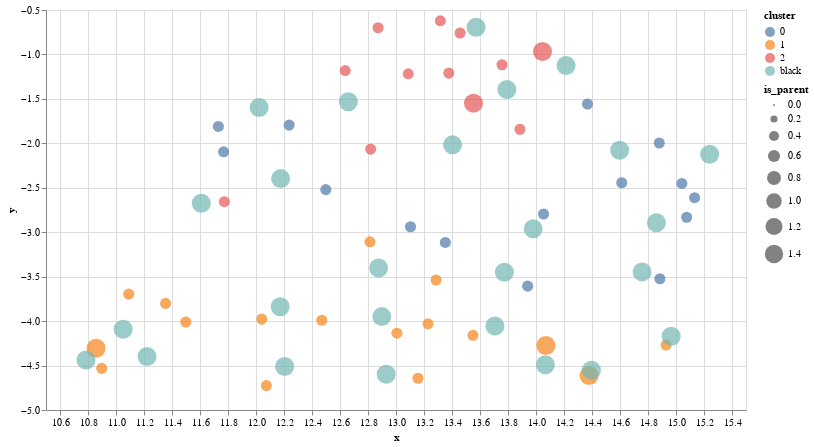

Here is the notebook cell this chart was saved with:
### Code cell
step=2

# Prepare the data to plot and interactive visualization
# using Altair
df_explore = pd.DataFrame(data={
    'content': insight_layers[step]['content'], 
    'parent_nb': (insight_layers[step]['parent']%2).astype(str),
    'parent': insight_layers[step]['parent'].apply(lambda x: map_to_parent(x, insight_layers[step+1])),
    'cluster': insight_layers[step]['cluster'].astype(str),
    })
df_explore['is_parent'] = list((df_explore["parent"] == df_explore["content"]).astype(int)+0.5)

parents = df_explore["parent"].unique()
df_parents = pd.DataFrame({
    'content':parents,
    'parent':'',
    'cluster':'black',
    'is_parent': 1.5,
})
df_explore = pd.concat([df_explore, df_parents])

sentences = list(df_explore["content"])
sentence_embeddings = embedding_model.encode(sentences)

umap_embeds = reducer.fit_transform(sentence_embeddings)

df_explore['x'] = umap_embeds[:,0]
df_explore['y'] = umap_embeds[:,1]

# Plot
chart = alt.Chart(df_explore).mark_circle(size=60).encode(
    x=#'x',
    alt.X('x',
        scale=alt.Scale(zero=False)
    ),
    y=
    alt.Y('y',
        scale=alt.Scale(zero=False)
    ),
    color='cluster',
    tooltip=['content', "parent"],
    size='is_parent'
    #shape='parent_nb',
).properties(
    width=700,
    height=400
)

chart.interactive()

### Figure 1 — Vega-Lite specification as saved in the notebook (floating-point values rounded to 4 significant figures)
{"config": {"view": {"continuousWidth": 300, "continuousHeight": 300}}, "data": {"name": "data-1be43ee99d51ddf52e81a101c4d52893"}, "mark": {"type": "circle", "size": 60}, "encoding": {"color": {"field": "cluster", "type": "nominal"}, "size": {"field": "is_parent", "type": "quantitative"}, "tooltip": [{"field": "content", "type": "nominal"}, {"field": "parent", "type": "nominal"}], "x": {"field": "x", "scale": {"zero": false}, "type": "quantitative"}, "y": {"field": "y", "scale": {"zero": false}, "type": "quantitative"}}, "height": 400, "params": [{"name": "param_26", "select": {"type": "interval", "encodings": ["x", "y"]}, "bind": "scales"}], "width": 700, "$schema": "https://vega.github.io/schema/vega-lite/v5.16.3.json", "datasets": {"data-1be43ee99d51ddf52e81a101c4d52893": [{"content": "Améliorer la gestion des invendus et considérer les problèmes de capacité de stockage pour optimiser les services.", "parent_nb": "1", "parent": "Optimisation de la gestion des stocks, des dates de péremption et du déstockage pour éviter les ruptures et fidéliser la clientèle.", "cluster": "0", "is_parent": 0.5, "x": 15.08, "y": -2.831}, {"content": "Harmoniser les offres promotionnelles et tarifs entre les différents formats de vente et entrepôts.", "parent_nb": "0", "parent": "Harmonisation des offres promotionnelles et des stratégies de tarification pour une meilleure compétitivité et fidélisation clientèle.", "cluster": "0", "is_parent": 0.5, "x": 12.5, "y": -2.521}, {"content": "Améliorer la signalétique et l'accessibilité des articles dans le rayon frais.", "parent_nb": "1", "parent": "Amélioration de l'organisation en magasin, incluant la signalétique et la disposition des rayonnages pour réduire les erreurs et améliorer l'accessibilité.", "cluster": "0", "is_parent": 0.5, "x": 14.37, "y": -1.557}, {"content": "Demande d'une stratégie de prix plus compétitive avec des tarifications personnalisées, une meilleure communication sur les hausses de prix et une réponse aux perceptions de prix élevés comparés à la concurrence.", "parent_nb": "0", "parent": "Révision de la stratégie de prix et des options de livraison pour être plus compétitif et répondre aux attentes du marché.", "cluster": "0", "is_parent": 0.5, "x": 11.73, "y": -1.81}, {"content": "Optimiser la réorganisation des rayonnages et réduire les erreurs en rayon pour améliorer l'organisation du magasin.", "parent_nb": "1", "parent": "Amélioration de l'organisation en magasin, incluant la signalétique et la disposition des rayonnages pour réduire les erreurs et améliorer l'accessibilité.", "cluster": "0", "is_parent": 0.5, "x": 14.61, "y": -2.444}, {"content": "Optimiser le suivi des avoirs en attente pour une meilleure gestion des retours clients.", "parent_nb": "0", "parent": "Optimisation du suivi des avoirs en attente pour une meilleure gestion des retours clients.", "cluster": "0", "is_parent": 0.5, "x": 14.88, "y": -3.523}, {"content": "Manque de continuité dans le personnel et expertise inégale, nécessitant une meilleure gestion des ressources humaines.", "parent_nb": "1", "parent": "Amélioration de la gestion des ressources humaines pour assurer la continuité du personnel et une expertise uniforme.", "cluster": "0", "is_parent": 0.5, "x": 14.05, "y": -2.795}, {"content": "Engagement envers des promotions régulières et une meilleure gestion des stocks pour fidéliser la clientèle.", "parent_nb": "0", "parent": "Harmonisation des offres promotionnelles et des stratégies de tarification pour une meilleure compétitivité et fidélisation clientèle.", "cluster": "0", "is_parent": 0.5, "x": 13.1, "y": -2.938}, {"content": "Améliorer la gestion relationnelle des directeurs de magasin.", "parent_nb": "0", "parent": "Amélioration de la gestion relationnelle des directeurs de magasin.", "cluster": "0", "is_parent": 0.5, "x": 13.94, "y": -3.607}, {"content": "Stratégie de tarification et de promotion à revoir pour être plus compétitive et attirer diverses tailles d'entreprises.", "parent_nb": "0", "parent": "Harmonisation des offres promotionnelles et des stratégies de tarification pour une meilleure compétitivité et fidélisation clientèle.", "cluster": "0", "is_parent": 0.5, "x": 11.77, "y": -2.096}, {"content": "Simplifier l'approvisionnement et optimiser l'assortiment produit pour améliorer l'efficacité opérationnelle et la compétitivité face à la concurrence.", "parent_nb": "1", "parent": "Simplification de l'approvisionnement et optimisation de l'assortiment produit pour améliorer l'efficacité opérationnelle.", "cluster": "0", "is_parent": 0.5, "x": 14.88, "y": -1.996}, {"content": "Revoir et analyser les stratégies de livraison pour améliorer la compétitivité et répondre aux standards du marché.", "parent_nb": "0", "parent": "Révision de la stratégie de prix et des options de livraison pour être plus compétitif et répondre aux attentes du marché.", "cluster": "0", "is_parent": 0.5, "x": 12.24, "y": -1.795}, {"content": "Optimisation de la gestion des dates de péremption et du déstockage des produits, notamment pour la viande, avec des suggestions de réductions et d'affichage spécifique.", "parent_nb": "1", "parent": "Optimisation de la gestion des stocks, des dates de péremption et du déstockage pour éviter les ruptures et fidéliser la clientèle.", "cluster": "0", "is_parent": 0.5, "x": 15.04, "y": -2.451}, {"content": "Assurer une mise à jour constante des stocks pour éviter les ruptures et fidéliser la clientèle.", "parent_nb": "1", "parent": "Optimisation de la gestion des stocks, des dates de péremption et du déstockage pour éviter les ruptures et fidéliser la clientèle.", "cluster": "0", "is_parent": 0.5, "x": 13.35, "y": -3.115}, {"content": "Optimisation nécessaire de la gestion des stocks et de la disposition des produits pour éviter les pénuries et pertes de temps.", "parent_nb": "1", "parent": "Optimisation de la gestion des stocks, des dates de péremption et du déstockage pour éviter les ruptures et fidéliser la clientèle.", "cluster": "0", "is_parent": 0.5, "x": 15.13, "y": -2.611}, {"content": "La clientèle professionnelle réagit négativement à la perte d'accords de prix, à l'inefficacité de l'ouverture aux particuliers et suggère une baisse des prix pour reconquérir la clientèle.", "parent_nb": "1", "parent": "La clientèle exprime un mécontentement lié aux politiques tarifaires, à la perception d'indifférence de l'entreprise, à l'inattention aux retours clients et à la perte d'accords de prix, suggérant la nécessité d'ajuster les prix et de prendre en compte les suggestions pour reconquérir la clientèle.", "cluster": "1", "is_parent": 0.5, "x": 11.35, "y": -3.801}, {"content": "Nécessité d'augmenter le nombre de caisses pour améliorer l'expérience client.", "parent_nb": "0", "parent": "Nécessité d'augmenter le nombre de caisses pour améliorer l'expérience client.", "cluster": "1", "is_parent": 1.5, "x": 14.07, "y": -4.275}, {"content": "Une satisfaction générale est exprimée par les clients et le service client est jugé efficace et satisfaisant.", "parent_nb": "1", "parent": "La satisfaction générale des clients est exprimée, avec un service client jugé efficace et satisfaisant.", "cluster": "1", "is_parent": 0.5, "x": 12.07, "y": -4.725}, {"content": "Amélioration nécessaire du service de livraison et de l'assistance au chargement, impactant le volume d'achats des clients.", "parent_nb": "1", "parent": "Amélioration nécessaire du service de livraison et de l'assistance au chargement pour augmenter le volume d'achats des clients.", "cluster": "1", "is_parent": 0.5, "x": 13.55, "y": -4.16}, {"content": "Les horaires de Metro doivent être mieux adaptés aux besoins des clients.", "parent_nb": "1", "parent": "Les horaires de Metro doivent être mieux adaptés aux besoins des clients.", "cluster": "1", "is_parent": 1.5, "x": 14.38, "y": -4.612}, {"content": "Les clients sont mécontents sur des aspects spécifiques de l'offre, tels que l'absence d'entrées chaudes et des problèmes de qualité des fruits.", "parent_nb": "1", "parent": "Les clients expriment un mécontentement sur des aspects spécifiques de l'offre, tels que l'absence d'entrées chaudes et les problèmes de qualité des fruits.", "cluster": "1", "is_parent": 0.5, "x": 11.09, "y": -3.697}, {"content": "Les commerçants subissent une perte de temps notable à intégrer dans les axes d'optimisation.", "parent_nb": "0", "parent": "La perte de temps notable pour les commerçants est un axe d'optimisation important.", "cluster": "1", "is_parent": 0.5, "x": 14.93, "y": -4.269}, {"content": "Le manque de prise en compte des retours et suggestions clients mécontente et donne un sentiment de négligence, en particulier concernant les demandes d'amélioration.", "parent_nb": "1", "parent": "La clientèle exprime un mécontentement lié aux politiques tarifaires, à la perception d'indifférence de l'entreprise, à l'inattention aux retours clients et à la perte d'accords de prix, suggérant la nécessité d'ajuster les prix et de prendre en compte les suggestions pour reconquérir la clientèle.", "cluster": "1", "is_parent": 0.5, "x": 10.9, "y": -4.532}, {"content": "Renforcement et simplification du programme de fidélisation pour rendre les avantages plus accessibles et fidéliser la clientèle, notamment les clients réguliers.", "parent_nb": "0", "parent": "Renforcement et simplification du programme de fidélisation nécessaires pour rendre les avantages plus accessibles et fidéliser la clientèle.", "cluster": "1", "is_parent": 0.5, "x": 12.81, "y": -3.108}, {"content": "Améliorer la qualité de service et le comportement du personnel pour renforcer la satisfaction client.", "parent_nb": "0", "parent": "Améliorer la qualité de certains produits, le service et le comportement du personnel pour renforcer la satisfaction clientèle.", "cluster": "1", "is_parent": 0.5, "x": 13.23, "y": -4.031}, {"content": "Amélioration de la qualité de certains produits et équipements pour maintenir la satisfaction clientèle.", "parent_nb": "0", "parent": "Améliorer la qualité de certains produits, le service et le comportement du personnel pour renforcer la satisfaction clientèle.", "cluster": "1", "is_parent": 0.5, "x": 13.29, "y": -3.537}, {"content": "Importance accrue de la visite commerciale pour l'amélioration des services et la satisfaction client.", "parent_nb": "0", "parent": "Importance accrue de la visite commerciale et de l'amélioration de l'accueil et de la communication client pour le renforcement de la satisfaction client.", "cluster": "1", "is_parent": 0.5, "x": 13.16, "y": -4.643}, {"content": "Amélioration de la communication et de l'accueil client, avec un souci de cohérence dans les politiques et horaires.", "parent_nb": "0", "parent": "Importance accrue de la visite commerciale et de l'amélioration de l'accueil et de la communication client pour le renforcement de la satisfaction client.", "cluster": "1", "is_parent": 0.5, "x": 13.01, "y": -4.136}, {"content": "Insatisfaction des clients liée aux politiques tarifaires, à la qualité et à la sélection des produits, aux conditions de retour et de garantie, entraînant une diminution de la marge.", "parent_nb": "1", "parent": "La clientèle exprime un mécontentement lié aux politiques tarifaires, à la perception d'indifférence de l'entreprise, à l'inattention aux retours clients et à la perte d'accords de prix, suggérant la nécessité d'ajuster les prix et de prendre en compte les suggestions pour reconquérir la clientèle.", "cluster": "1", "is_parent": 0.5, "x": 11.5, "y": -4.01}, {"content": "Satisfaction concernant les boissons, produits de nettoyage et équipements pour les cafés, hôtels et restaurants.", "parent_nb": "0", "parent": "Les clients sont satisfaits des boissons, produits de nettoyage, équipements pour les cafés, hôtels et restaurants, ainsi que de la propreté des magasins.", "cluster": "1", "is_parent": 0.5, "x": 12.04, "y": -3.978}, {"content": "Satisfaction des clients concernant la propreté des magasins.", "parent_nb": "0", "parent": "Les clients sont satisfaits des boissons, produits de nettoyage, équipements pour les cafés, hôtels et restaurants, ainsi que de la propreté des magasins.", "cluster": "1", "is_parent": 0.5, "x": 12.47, "y": -3.99}, {"content": "Mécontentement concernant la baisse de qualité des services perçue et un sentiment d'indifférence de la part de l'entreprise.", "parent_nb": "0", "parent": "Mécontentement concernant la baisse de qualité des services perçue et un sentiment d'indifférence de la part de l'entreprise.", "cluster": "1", "is_parent": 1.5, "x": 10.86, "y": -4.305}, {"content": "Élargir l'offre de produits dans les catégories spécifiques telles que les produits bio et les nécessités de cuisine.", "parent_nb": "1", "parent": "Nécessité d'élargir et de diversifier notre gamme de produits, notamment dans les catégories bio, les petits formats et les variétés régionales, avec une attention particulière sur les choix et les prix.", "cluster": "2", "is_parent": 0.5, "x": 13.76, "y": -1.116}, {"content": "Produits spécifiques très appréciés pour leurs caractéristiques uniques.", "parent_nb": "0", "parent": "Attirance des clients pour des produits avec des caractéristiques uniques et intérêt pour des remises tarifaires sur les achats volumineux, nécessitant une révision des stratégies promotionnelles.", "cluster": "2", "is_parent": 0.5, "x": 12.87, "y": -0.6995}, {"content": "Amélioration nécessaire de la clarté et de l’exactitude de l'affichage des prix, incluant des infos sur les services et les produits, et uniformité dans l’étiquetage pour éviter les incohérences en rayon et en caisse.", "parent_nb": "1", "parent": "Importance d'améliorer la clarté et l'exactitude de l'affichage des prix et des informations produits pour une expérience client cohérente.", "cluster": "2", "is_parent": 0.5, "x": 13.89, "y": -1.843}, {"content": "Besoin d'améliorer les options de paiement et de livraison pour répondre aux divers besoins des clients.", "parent_nb": "1", "parent": "Besoin d'améliorer les options de paiement et de livraison, y compris des solutions individualisées comme la livraison de bouteilles d'alcool.", "cluster": "2", "is_parent": 0.5, "x": 12.82, "y": -2.065}, {"content": "Nécessité d'améliorer la gamme de prix et la variété des produits, notamment pour les confitures.", "parent_nb": "1", "parent": "Nécessité d'élargir et de diversifier notre gamme de produits, notamment dans les catégories bio, les petits formats et les variétés régionales, avec une attention particulière sur les choix et les prix.", "cluster": "2", "is_parent": 0.5, "x": 13.38, "y": -1.21}, {"content": "Besoin de diversifier les options de conditionnement, notamment pour les petits formats, les produits de pâtisserie et les options d'achat plus flexibles telles que des colis plus petits et l'achat à l'unité.", "parent_nb": "1", "parent": "Nécessité d'élargir et de diversifier notre gamme de produits, notamment dans les catégories bio, les petits formats et les variétés régionales, avec une attention particulière sur les choix et les prix.", "cluster": "2", "is_parent": 0.5, "x": 13.32, "y": -0.6217}, {"content": "Demande de diversification du catalogue de produits, en incluant plus de variétés régionales et une gamme de produits réguliers.", "parent_nb": "1", "parent": "Nécessité d'élargir et de diversifier notre gamme de produits, notamment dans les catégories bio, les petits formats et les variétés régionales, avec une attention particulière sur les choix et les prix.", "cluster": "2", "is_parent": 0.5, "x": 13.46, "y": -0.7587}, {"content": "Catalogue peu clair, notamment sur les alcools, indiquant un besoin de clarification et simplification.", "parent_nb": "1", "parent": "Importance d'améliorer la clarté et l'exactitude de l'affichage des prix et des informations produits pour une expérience client cohérente.", "cluster": "2", "is_parent": 0.5, "x": 13.09, "y": -1.218}, {"content": "Intérêt marqué pour des avantages tarifaires sur les achats importants et nécessité de réviser et diversifier les stratégies promotionnelles et ajustement des remises par produits, avec une attention particulière pour les boissons non-alcoolisées et remises individuelles.", "parent_nb": "0", "parent": "Attirance des clients pour des produits avec des caractéristiques uniques et intérêt pour des remises tarifaires sur les achats volumineux, nécessitant une révision des stratégies promotionnelles.", "cluster": "2", "is_parent": 0.5, "x": 11.77, "y": -2.656}, {"content": "Améliorer la fraîcheur et la présentation des produits frais, notamment les légumes et les pains à burger.", "parent_nb": "0", "parent": "Améliorer la fraîcheur et la présentation des produits frais, notamment les légumes et les pains à burger.", "cluster": "2", "is_parent": 1.5, "x": 14.05, "y": -0.9668}, {"content": "Demande de livraison individuelle pour les bouteilles d'alcool.", "parent_nb": "1", "parent": "Besoin d'améliorer les options de paiement et de livraison, y compris des solutions individualisées comme la livraison de bouteilles d'alcool.", "cluster": "2", "is_parent": 0.5, "x": 12.64, "y": -1.181}, {"content": "Nécessité d'améliorer le suivi des articles et des produits intéressants.", "parent_nb": "1", "parent": "Nécessité d'améliorer le suivi des articles et des produits intéressants.", "cluster": "2", "is_parent": 1.5, "x": 13.55, "y": -1.548}, {"content": "Optimisation de la gestion des stocks, des dates de péremption et du déstockage pour éviter les ruptures et fidéliser la clientèle.", "parent_nb": null, "parent": "", "cluster": "black", "is_parent": 1.5, "x": 14.86, "y": -2.893}, {"content": "Harmonisation des offres promotionnelles et des stratégies de tarification pour une meilleure compétitivité et fidélisation clientèle.", "parent_nb": null, "parent": "", "cluster": "black", "is_parent": 1.5, "x": 12.18, "y": -2.397}, {"content": "Amélioration de l'organisation en magasin, incluant la signalétique et la disposition des rayonnages pour réduire les erreurs et améliorer l'accessibilité.", "parent_nb": null, "parent": "", "cluster": "black", "is_parent": 1.5, "x": 14.6, "y": -2.078}, {"content": "Révision de la stratégie de prix et des options de livraison pour être plus compétitif et répondre aux attentes du marché.", "parent_nb": null, "parent": "", "cluster": "black", "is_parent": 1.5, "x": 12.02, "y": -1.596}, {"content": "Optimisation du suivi des avoirs en attente pour une meilleure gestion des retours clients.", "parent_nb": null, "parent": "", "cluster": "black", "is_parent": 1.5, "x": 14.76, "y": -3.446}, {"content": "Amélioration de la gestion des ressources humaines pour assurer la continuité du personnel et une expertise uniforme.", "parent_nb": null, "parent": "", "cluster": "black", "is_parent": 1.5, "x": 13.98, "y": -2.962}, {"content": "Amélioration de la gestion relationnelle des directeurs de magasin.", "parent_nb": null, "parent": "", "cluster": "black", "is_parent": 1.5, "x": 13.77, "y": -3.451}, {"content": "Simplification de l'approvisionnement et optimisation de l'assortiment produit pour améliorer l'efficacité opérationnelle.", "parent_nb": null, "parent": "", "cluster": "black", "is_parent": 1.5, "x": 15.24, "y": -2.122}, {"content": "La clientèle exprime un mécontentement lié aux politiques tarifaires, à la perception d'indifférence de l'entreprise, à l'inattention aux retours clients et à la perte d'accords de prix, suggérant la nécessité d'ajuster les prix et de prendre en compte les suggestions pour reconquérir la clientèle.", "parent_nb": null, "parent": "", "cluster": "black", "is_parent": 1.5, "x": 11.05, "y": -4.091}, {"content": "Nécessité d'augmenter le nombre de caisses pour améliorer l'expérience client.", "parent_nb": null, "parent": "", "cluster": "black", "is_parent": 1.5, "x": 14.07, "y": -4.492}, {"content": "La satisfaction générale des clients est exprimée, avec un service client jugé efficace et satisfaisant.", "parent_nb": null, "parent": "", "cluster": "black", "is_parent": 1.5, "x": 12.2, "y": -4.511}, {"content": "Amélioration nécessaire du service de livraison et de l'assistance au chargement pour augmenter le volume d'achats des clients.", "parent_nb": null, "parent": "", "cluster": "black", "is_parent": 1.5, "x": 13.71, "y": -4.055}, {"content": "Les horaires de Metro doivent être mieux adaptés aux besoins des clients.", "parent_nb": null, "parent": "", "cluster": "black", "is_parent": 1.5, "x": 14.4, "y": -4.553}, {"content": "Les clients expriment un mécontentement sur des aspects spécifiques de l'offre, tels que l'absence d'entrées chaudes et les problèmes de qualité des fruits.", "parent_nb": null, "parent": "", "cluster": "black", "is_parent": 1.5, "x": 11.22, "y": -4.399}, {"content": "La perte de temps notable pour les commerçants est un axe d'optimisation important.", "parent_nb": null, "parent": "", "cluster": "black", "is_parent": 1.5, "x": 14.97, "y": -4.17}, {"content": "Renforcement et simplification du programme de fidélisation nécessaires pour rendre les avantages plus accessibles et fidéliser la clientèle.", "parent_nb": null, "parent": "", "cluster": "black", "is_parent": 1.5, "x": 12.88, "y": -3.402}, {"content": "Améliorer la qualité de certains produits, le service et le comportement du personnel pour renforcer la satisfaction clientèle.", "parent_nb": null, "parent": "", "cluster": "black", "is_parent": 1.5, "x": 12.9, "y": -3.949}, {"content": "Importance accrue de la visite commerciale et de l'amélioration de l'accueil et de la communication client pour le renforcement de la satisfaction client.", "parent_nb": null, "parent": "", "cluster": "black", "is_parent": 1.5, "x": 12.93, "y": -4.597}, {"content": "Les clients sont satisfaits des boissons, produits de nettoyage, équipements pour les cafés, hôtels et restaurants, ainsi que de la propreté des magasins.", "parent_nb": null, "parent": "", "cluster": "black", "is_parent": 1.5, "x": 12.17, "y": -3.838}, {"content": "Mécontentement concernant la baisse de qualité des services perçue et un sentiment d'indifférence de la part de l'entreprise.", "parent_nb": null, "parent": "", "cluster": "black", "is_parent": 1.5, "x": 10.79, "y": -4.437}, {"content": "Nécessité d'élargir et de diversifier notre gamme de produits, notamment dans les catégories bio, les petits formats et les variétés régionales, avec une attention particulière sur les choix et les prix.", "parent_nb": null, "parent": "", "cluster": "black", "is_parent": 1.5, "x": 13.57, "y": -0.6947}, {"content": "Attirance des clients pour des produits avec des caractéristiques uniques et intérêt pour des remises tarifaires sur les achats volumineux, nécessitant une révision des stratégies promotionnelles.", "parent_nb": null, "parent": "", "cluster": "black", "is_parent": 1.5, "x": 11.61, "y": -2.674}, {"content": "Importance d'améliorer la clarté et l'exactitude de l'affichage des prix et des informations produits pour une expérience client cohérente.", "parent_nb": null, "parent": "", "cluster": "black", "is_parent": 1.5, "x": 13.4, "y": -2.017}, {"content": "Besoin d'améliorer les options de paiement et de livraison, y compris des solutions individualisées comme la livraison de bouteilles d'alcool.", "parent_nb": null, "parent": "", "cluster": "black", "is_parent": 1.5, "x": 12.66, "y": -1.533}, {"content": "Améliorer la fraîcheur et la présentation des produits frais, notamment les légumes et les pains à burger.", "parent_nb": null, "parent": "", "cluster": "black", "is_parent": 1.5, "x": 14.21, "y": -1.124}, {"content": "Nécessité d'améliorer le suivi des articles et des produits intéressants.", "parent_nb": null, "parent": "", "cluster": "black", "is_parent": 1.5, "x": 13.79, "y": -1.394}]}}
